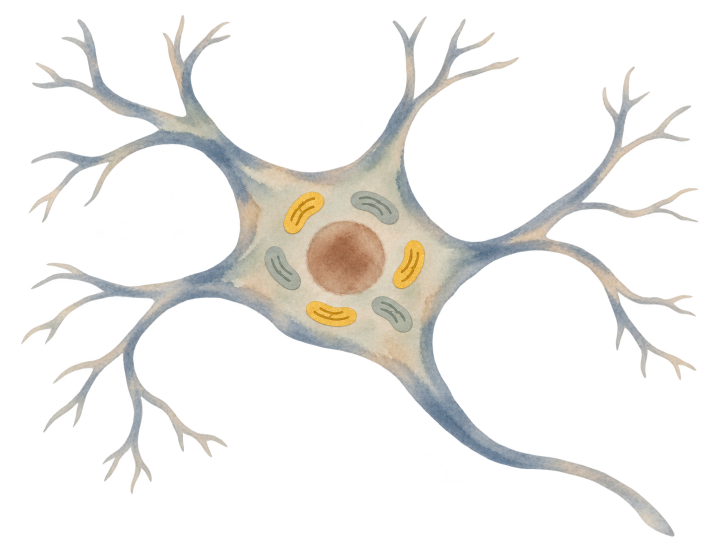
#> input picture reference/ink-pages/home-science/originals/california-neuron-middle-v1.png, 1448 x 1086 px, given in place of redo-lantern-1.png, which was not available (shown at 1/2 size)
$ python build_lantern.py
#> lines starting #> are read from the running program, lines starting #| are printed output that depends on the picture
"""Build the homepage's lantern paintings ("Make sense of the science.", Mo picked A, November 20, 2026).

Mitochondria: an old barn lantern, its flame in gold leaf (fuel in, light out). Free radicals:
the same lantern throwing gold sparks, its glass holding most of them in, the few that get out
scorching one of its two poppies (Mo's pick the same day; the first Free radicals picture, soot
on the glass, lantern-soot-v1, was not intuitive enough). Codex paintings on white paper
(originals/redo-lantern-1.png, SPARKS below; prompts under the same names). The sparks picture is
take 3, a Codex edit of the take Mo picked (redo-lantern-poppy-2) that only repaints the burnt
petals softer; the edit left one perfectly round hole in a petal that read as an eye, so MEND
paints it out here (the original stays as Codex made it).

Each is fitted to the science stage's 4:3 frame exactly as Mo saw it in the mockup
(reference/ink-pages/mockups/home-science-redo/prep.py): the paper lifted to pure white (the
stage multiplies onto the page, so white vanishes), the washes given a little more body, the
painting's own edges feathered to white so no cut line shows where paint reaches the frame.

Usage: python -X utf8 reference/ink-pages/home-science/build_lantern.py
"""

from pathlib import Path

import cv2
import numpy as np
from PIL import Image

HERE = Path(__file__).resolve().parent
OUT = HERE.parents[2] / "public/images/home-v2/ink/science"
W, H = 1448, 1086
DEEPEN = 1.2  # gamma on the paint: thin washes hold on the page's paper; white stays white
FEATHER = 56  # px of the original over which each edge fades to bare paper
SPARKS = "redo-lantern-poppy-3"
# original: [(x, y, radius)] spots to paint out from their surroundings before anything else
MEND = {SPARKS: [(1009, 608, 20)]}
# original: (dx, dy) in its own px. The sparks lantern is moved onto the first picture's lantern
# (their blue-grey metal measured: x 453-846 against 546-931, y 205-836 against 205-828), so the
# lantern holds still while the stage blooms from one topic to the other.
SHIFT = {SPARKS: (89, -4)}
# name: (original, scale inside the frame; 1.0 = the original's whole width)
PAINTINGS = {
    "lantern-fuel-v1": ("redo-lantern-1", 1.12),
    "lantern-soot-v1": ("redo-lantern-soot-1", 1.0),  # live for an hour on November 20; kept
    "lantern-sparks-v1": (SPARKS, 1.12),
}


def paper_out(rgb: np.ndarray) -> np.ndarray:
    """Divide the paper out: the border's lightest tone becomes pure white."""
    border = np.concatenate(
        [rgb[:8].reshape(-1, 3), rgb[-8:].reshape(-1, 3), rgb[:, :8].reshape(-1, 3), rgb[:, -8:].reshape(-1, 3)]
    )
    paper = np.percentile(border, 90, axis=0)
    return np.clip(rgb / paper, 0, 1)


def feather(rgb: np.ndarray) -> np.ndarray:
    """Fade each edge to white, so paint that reaches the frame dissolves instead of being cut."""
    h, w, _ = rgb.shape
    ramp_y = np.clip(np.minimum(np.arange(h), np.arange(h)[::-1]) / FEATHER, 0, 1)
    ramp_x = np.clip(np.minimum(np.arange(w), np.arange(w)[::-1]) / FEATHER, 0, 1)
    keep = (ramp_y[:, None] * ramp_x[None, :]) ** 0.5
    keep = (3 * keep**2 - 2 * keep**3)[..., None]  # smoothstep
    return 1 - (1 - rgb) * keep


def main():
    OUT.mkdir(parents=True, exist_ok=True)
    for name, (original, scale) in PAINTINGS.items():
        source = np.asarray(Image.open(HERE / f"originals/{original}.png").convert("RGB"))
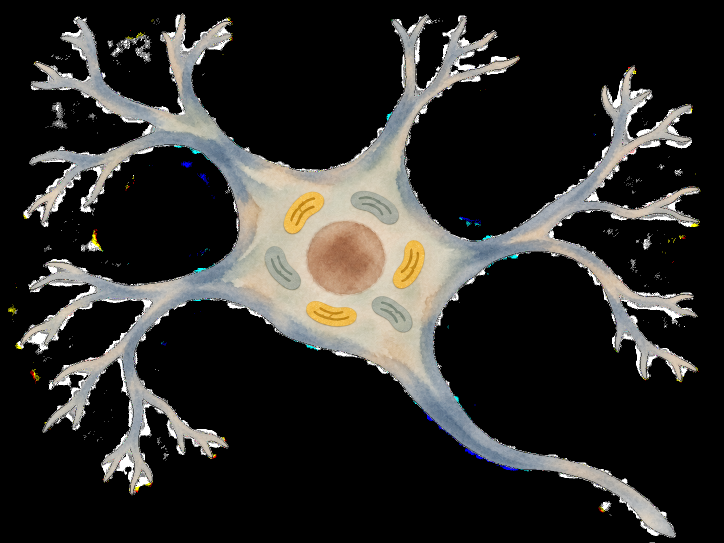
#> source: shape (1086, 1448, 3) (shown at 1/2 size); mean R, G, B 44.6, 43.5, 41.1
        for x, y, radius in MEND.get(original, []):
            spot = np.zeros(source.shape[:2], np.uint8)
            cv2.circle(spot, (x, y), radius, 255, -1)
            source = cv2.inpaint(source, spot, 9, cv2.INPAINT_TELEA)
        rgb = source.astype(np.float64) / 255
        rgb = feather(paper_out(rgb)) ** DEEPEN
#> in paper_out, `paper = np.percentile(border, 90, axis=0)`: paper = [0, 0, 0]
#> in paper_out, `return np.clip(rgb / paper, 0, 1)`: returned value: shape (1086, 1448, 3) float64; 76.15% of the values are NaN or infinite; the others: min 1, max 1, mean 1
#> in feather, `h, w, _ = rgb.shape`: h = 1086; w = 1448
        img = Image.fromarray((rgb * 255).round().astype(np.uint8))
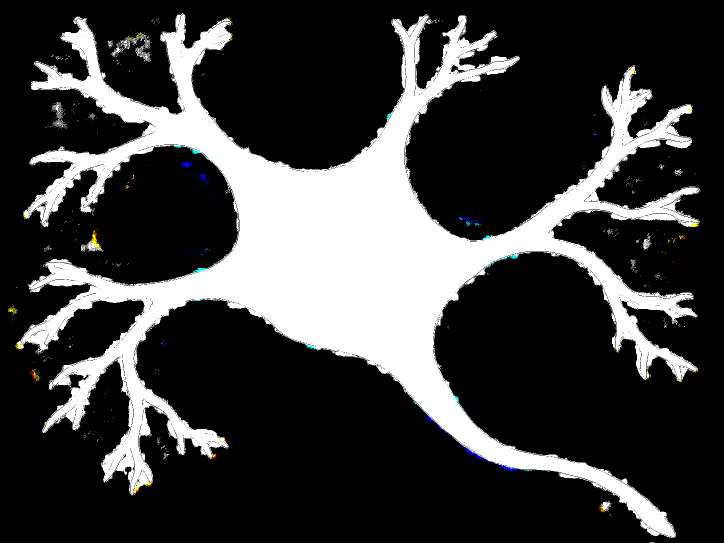
#> img: PIL image 1448x1086 RGB (shown at 1/2 size); mean R, G, B 60.8, 60.9, 60.8
        w = round(W * scale)
        img = img.resize((w, round(img.height * w / img.width)), Image.LANCZOS)
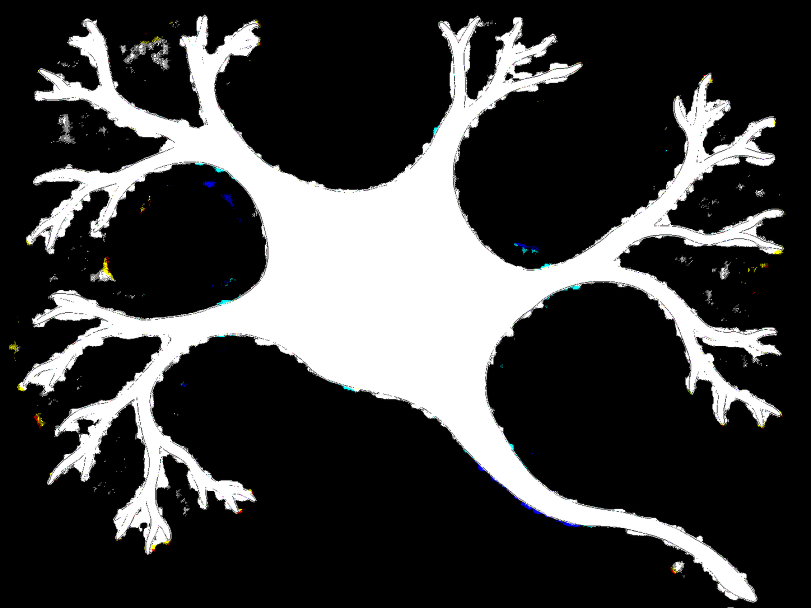
#> img: PIL image 1622x1216 RGB (shown at 1/2 size); mean R, G, B 60.6, 60.7, 60.7
        canvas = Image.new("RGB", (W, H), "white")
#> canvas: PIL image 1448x1086 RGB; every value is 255
        dx, dy = (round(d * w / source.shape[1]) for d in SHIFT.get(original, (0, 0)))
#> dx = 0; dy = 0
        canvas.paste(img, ((W - w) // 2 + dx, (H - img.height) // 2 + dy))
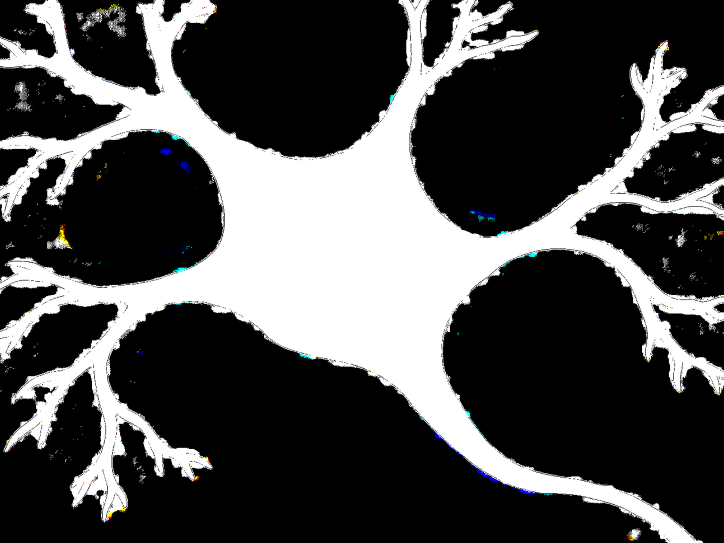
#> canvas: PIL image 1448x1086 RGB (shown at 1/2 size); mean R, G, B 74, 74.1, 74.2
        target = OUT / f"{name}.webp"
        canvas.save(target, format="WEBP", quality=90, method=6)
        print(f"{target.name}: {canvas.width}x{canvas.height}, {target.stat().st_size:,} bytes")
#| lantern-fuel-v1.webp: 1448x1086, 109,840 bytes
#> pass 2 of the loop in main, `for name, (original, scale) in PAINTINGS.items():`:
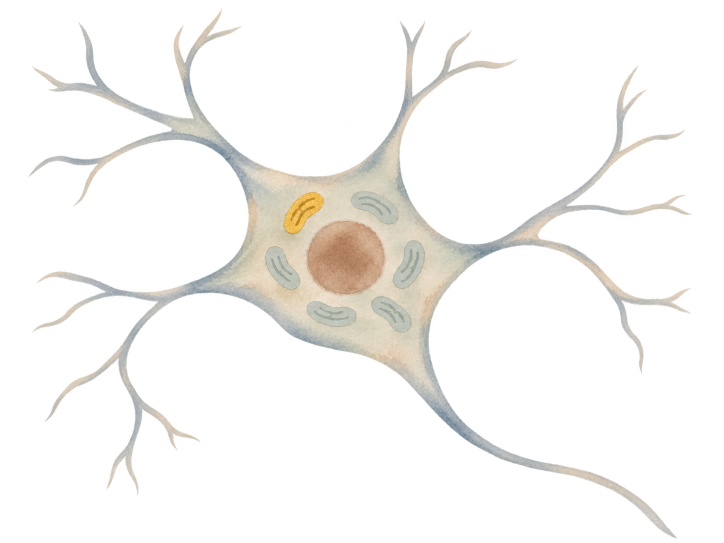
#> input picture reference/ink-pages/home-science/originals/california-neuron-old-v1.png, 1448 x 1086 px, given in place of redo-lantern-soot-1.png, which was not available (shown at 1/2 size)
#> in main, `source = np.asarray(Image.open(HERE / f"originals/{original}.png").con..`:
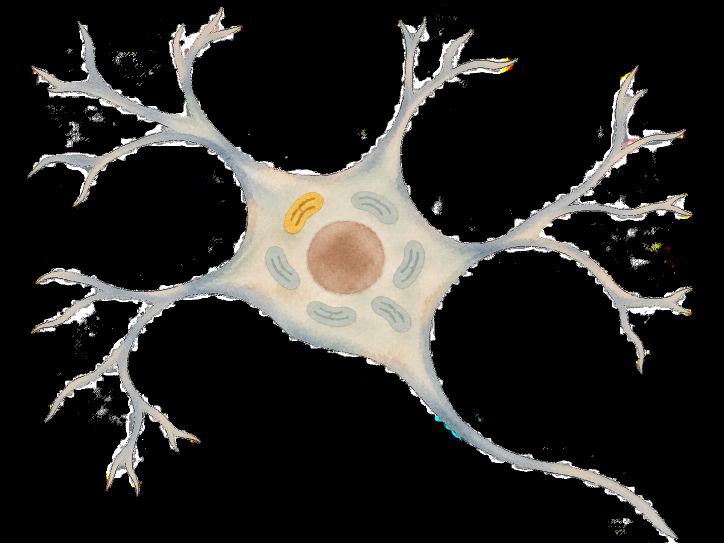
#> source: shape (1086, 1448, 3) (shown at 1/2 size); mean R, G, B 39.7, 38.5, 36.1
#> in main, `img = Image.fromarray((rgb * 255).round().astype(np.uint8))`:
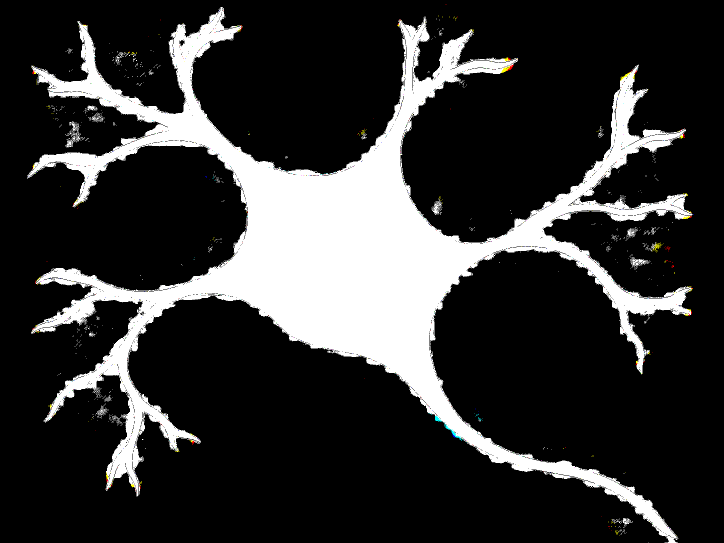
#> img: PIL image 1448x1086 RGB (shown at 1/2 size); mean R, G, B 49.9, 49.9, 49.7
#| lantern-soot-v1.webp: 1448x1086, 83,926 bytes


if __name__ == "__main__":
    main()
